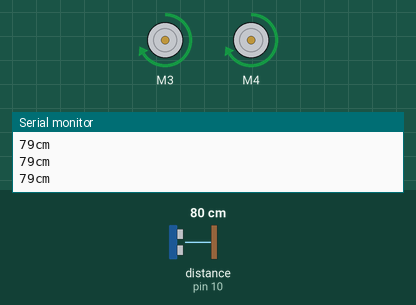
Recording of a sketch running on a simulated Arduino Uno, built with avr-gcc and run on an emulated ATmega328P. Parts: 2 × DC motor (green arrow = forward, orange = backward, longer = faster), the last lines printed to the serial monitor. Wiring (inferred from the names in the program): ultrasonic range finder: trigger pin 9; echo pin 10. The inputs (shaded band) are chosen by the test bench; at power-on: distance to the obstacle (sensor on pin 10) 80 cm. The echo pulse lasts 58.3 µs per cm.

Above: at 1.2 s.
1.3 s: distance to the obstacle (sensor on pin 10) set to 18 cm
2.8 s: distance to the obstacle (sensor on pin 10) set to 14 cm
At 5.5 s:
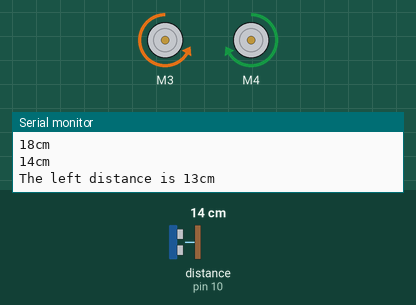
8.8 s: distance to the obstacle (sensor on pin 10) set to 35 cm
At 9.2 s:
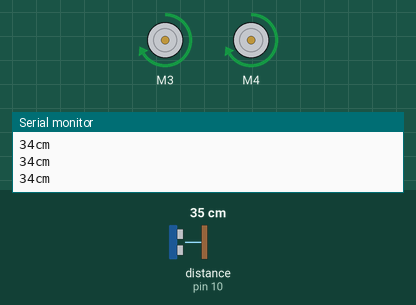
10.3 s: distance to the obstacle (sensor on pin 10) set to 2 cm
At 11.0 s:
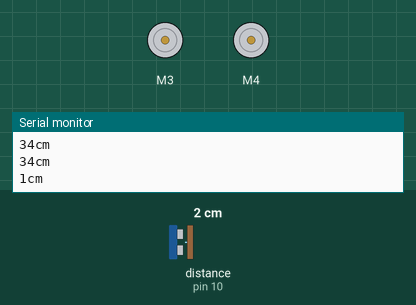
Timing chart, 0 to 14.3 s (numbered marks = the images above; inputs shaded):
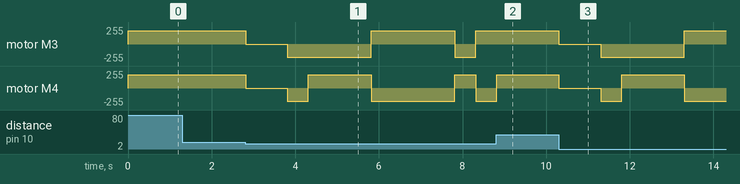

The sketch:

Autonomous_Robot_Code.ino
```cpp
#include <AFMotor.h>

int trig_pin = 9;
int echo_pin = 10;
AF_DCMotor motor1(3);
AF_DCMotor motor2(4);

void setup() {
  Serial.begin(9600);
  pinMode(trig_pin, OUTPUT);
  pinMode(echo_pin, INPUT);

}

void loop() {
 motor1.setSpeed(200);
 motor2.setSpeed(200);
 motor1.run(FORWARD);
 motor2.run(FORWARD);
 long distance, duration, left_distance, right_distance;
 digitalWrite(trig_pin, HIGH);
 delayMicroseconds(1000);
 digitalWrite(trig_pin, LOW);
 duration = pulseIn(echo_pin, HIGH);
 distance = (duration/2)/29.1;
 Serial.print(distance);
 Serial.println("cm");

 if (distance <=15)
 {
  motor1.setSpeed(0);
  motor2.setSpeed(0);
  delay(1000);
  motor1.setSpeed(200);
  motor2.setSpeed(200);
  motor1.run(BACKWARD);
  motor2.run(BACKWARD);
  delay(500);
  motor1.run(BACKWARD);
  motor2.run(FORWARD);
  delay(500);
  digitalWrite(trig_pin, HIGH);
  delayMicroseconds(1000);
  digitalWrite(trig_pin, LOW);
  duration = pulseIn(echo_pin, HIGH);
  left_distance = (duration/2)/29.1;
  Serial.print("The left distance is ");
  Serial.print(left_distance);
  Serial.println("cm");
  delay(1000);
  motor1.run(FORWARD);
  motor2.run(BACKWARD);
  delay(1000);
  digitalWrite(trig_pin, HIGH);
  delayMicroseconds(1000);
  digitalWrite(trig_pin, LOW);
  duration = pulseIn(echo_pin, HIGH);
  right_distance = (duration/2)/29.1;
  Serial.print("The right distance is ");
  Serial.print(right_distance);
  Serial.println("cm");
  delay(1000);
  motor1.run(BACKWARD);
  motor2.run(FORWARD);
  delay(500);

  if (right_distance >= left_distance)
  {
    motor1.run(FORWARD);
    motor2.run(BACKWARD);
    delay(500);
  }

  else if(left_distance > right_distance)
  {
    motor1.run(BACKWARD);
    motor2.run(FORWARD);
    delay(500);
  }

 }

}
```

Measured:
- the behaviour switches between 17 and 16 cm on distance to the obstacle (sensor on pin 10) (found by bisection; images 0 and 1)
- after the input at 8.8 s, motor M3: stays forward 200/255 (without the input it goes to stopped after 0.02 s)
- after the input at 10.3 s, motor M3: forward 200/255 → stopped at once, → backward 200/255 1.0 s later, → forward 200/255 2.0 s later; motor M4: forward 200/255 → stopped at once, → backward 200/255 1.0 s later, → forward 200/255 0.50 s later, → backward 200/255 1.5 s later
